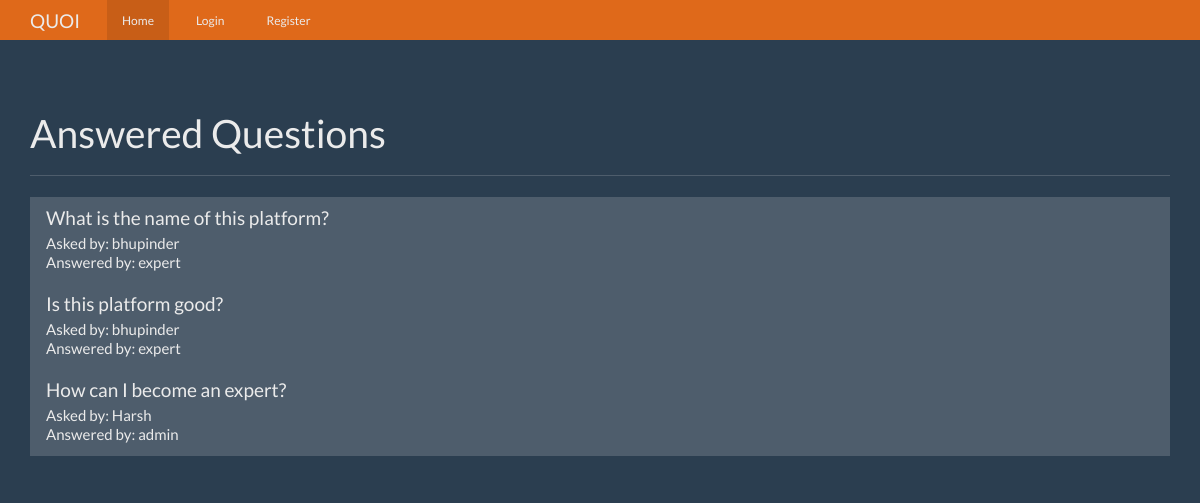
The page / on the database its author committed.
### tables this page shows
CREATE TABLE questions (
    id integer primary key autoincrement,
    question_text text not null,
    answer_text text,
    asked_by_id integer not null,
    expert_id integer not null
);

CREATE TABLE users (
    id integer primary key autoincrement,
    name text not null,
    password text not null,
    expert boolean not null,
    admin boolean not null
);

### app.py (the view)
@app.route('/')
def index():
    user = get_current_user()
    db = get_db()
    questions_cur = db.execute('''select questions.id as question_id, questions.question_text,
                               askers.name as asker_name, experts.name as expert_name from questions
                               join users as askers on askers.id = questions.asked_by_id
                               join users as experts on experts.id=questions.expert_id
                               where questions.answer_text is not null''')
    questions_result = questions_cur.fetchall()
    return render_template('home.html', user=user, questions = questions_result)

### app.py (called while the page is built)
def get_current_user():
    user_result = None
    if 'user' in session:
        user = session['user']
        db = get_db()
        user_cur = db.execute('select id, name, password, expert, admin from users where name = ?', [user])
        user_result = user_cur.fetchone()
    return user_result

### database.py (called while the page is built)
def connect_db():
    sql = sqlite3.connect(os.path.join(basedir, 'questions.db'))
    sql.row_factory = sqlite3.Row
    return sql

def get_db():
    if not hasattr(g, 'sqlite_db'):
        g.sqlite_db = connect_db()
    return g.sqlite_db

### templates/home.html (shortened to what this page needs)
{% extends 'base.html' %}
{% from 'show_links.html' import show_links %}
{% block nav %}
{{ show_links(user) }}
{% endblock %}
{% block body %}
      <div class="page-header">
        <h1>Answered Questions</h1>
      </div>
      <div class="row">
        <div class="col-lg-12">
          <div class="list-group">
            {% for question in questions %}
            <a href="{{ url_for('question', question_id = question['question_id']) }}" class="list-group-item">
              <h4 class="list-group-item-heading">{{ question['question_text'] }}</h4>
              <p class="list-group-item-text">Asked by: {{ question['asker_name'] }}</p>
              <p class="list-group-item-text">Answered by: {{ question['expert_name'] }}</p>
            </a>
            {% endfor %}
          </div>
        </div>
      </div>
{% endblock %}

### templates/base.html (shortened to what this page needs)
<!DOCTYPE html>
<html lang="en">
  <head>
    <link href="{{ url_for('static', filename='bootstrap.min.css') }}" rel="stylesheet">
    <link href="{{ url_for('static', filename='theme.css') }}" rel="stylesheet">
  </head>
  <body>
    <nav class="navbar navbar-inverse navbar-fixed-top" role="navigation">
      <div class="container">
        <div class="navbar-header">
          <a class="navbar-brand" href="{{ url_for('index') }}">QUOI</a>
        </div>
      <div class="collapse navbar-collapse" id="bs-example-navbar-collapse-1">
        <ul class="nav navbar-nav">
        {% block nav %}{% endblock %}
      </div>
      </div>
    </nav>
    <div class="container theme-showcase" role="main">
      {% block body %} {% endblock %}
    </div>
  </body>
</html>

### templates/show_links.html (shortened to what this page needs)
{% macro show_links(user) %}
<ul class="nav navbar-nav">
    <li {% if request.path == '/' %}class="active"{% endif %}><a href="{{ url_for('index') }}">Home</a></li>
    {% if not user %}
    <li {% if request.path == '/login' %}class="active"{% endif %}><a href="{{ url_for('login') }}">Login</a></li>
    <li {% if request.path == '/register' %}class="active"{% endif %}><a href="{{ url_for('register') }}">Register</a></li>
    {% endif %}
  </ul>
{% endmacro %}

### static/theme.css (style rules this page uses)
body { padding-top: 70px; padding-bottom: 30px; }

### rows shown on the page
questions: question_text "What is the name of this platform?", asker_name "bhupinder", expert_name "expert"
questions: question_text "Is this platform good?", asker_name "bhupinder", expert_name "expert"
questions: question_text "How can I become an expert?", asker_name "Harsh", expert_name "admin"
